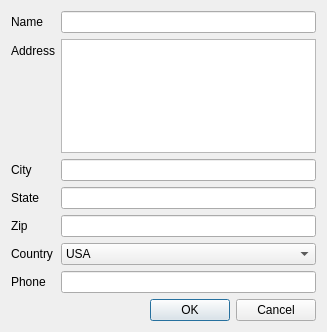
<?xml version="1.0" encoding="UTF-8"?>
<ui version="4.0">
 <class>AddressForm</class>
 <widget class="QDialog" name="AddressForm">
  <property name="geometry">
   <rect>
    <x>0</x>
    <y>0</y>
    <width>327</width>
    <height>332</height>
   </rect>
  </property>
  <property name="windowTitle">
   <string>Address Form</string>
  </property>
  <layout class="QVBoxLayout" name="verticalLayout">
   <item>
    <layout class="QFormLayout" name="formLayout">
     <item row="0" column="0">
      <widget class="QLabel" name="label">
       <property name="text">
        <string>Name</string>
       </property>
      </widget>
     </item>
     <item row="0" column="1">
      <widget class="QLineEdit" name="lineEdit"/>
     </item>
     <item row="1" column="0">
      <widget class="QLabel" name="label_2">
       <property name="text">
        <string>Address</string>
       </property>
      </widget>
     </item>
     <item row="2" column="0">
      <widget class="QLabel" name="label_3">
       <property name="text">
        <string>City</string>
       </property>
      </widget>
     </item>
     <item row="2" column="1">
      <widget class="QLineEdit" name="cityEdit"/>
     </item>
     <item row="3" column="0">
      <widget class="QLabel" name="stateLabel">
       <property name="text">
        <string>State</string>
       </property>
      </widget>
     </item>
     <item row="3" column="1">
      <widget class="QLineEdit" name="stateEdit"/>
     </item>
     <item row="4" column="0">
      <widget class="QLabel" name="zipLabel">
       <property name="text">
        <string>Zip</string>
       </property>
      </widget>
     </item>
     <item row="4" column="1">
      <widget class="QLineEdit" name="zipEdit"/>
     </item>
     <item row="5" column="0">
      <widget class="QLabel" name="label_6">
       <property name="text">
        <string>Country</string>
       </property>
      </widget>
     </item>
     <item row="5" column="1">
      <widget class="QComboBox" name="countryCombo">
       <item>
        <property name="text">
         <string>USA</string>
        </property>
       </item>
       <item>
        <property name="text">
         <string>Canada</string>
        </property>
       </item>
       <item>
        <property name="text">
         <string>United Kingdom</string>
        </property>
       </item>
      </widget>
     </item>
     <item row="1" column="1">
      <widget class="QTextEdit" name="textEdit"/>
     </item>
     <item row="6" column="0">
      <widget class="QLabel" name="label_4">
       <property name="text">
        <string>Phone</string>
       </property>
      </widget>
     </item>
     <item row="6" column="1">
      <widget class="QLineEdit" name="phoneEdit"/>
     </item>
    </layout>
   </item>
   <item>
    <widget class="QDialogButtonBox" name="buttonBox">
     <property name="orientation">
      <enum>Qt::Horizontal</enum>
     </property>
     <property name="standardButtons">
      <set>QDialogButtonBox::Cancel|QDialogButtonBox::Ok</set>
     </property>
    </widget>
   </item>
  </layout>
 </widget>
 <tabstops>
  <tabstop>lineEdit</tabstop>
  <tabstop>textEdit</tabstop>
  <tabstop>cityEdit</tabstop>
  <tabstop>stateEdit</tabstop>
  <tabstop>zipEdit</tabstop>
  <tabstop>countryCombo</tabstop>
  <tabstop>phoneEdit</tabstop>
  <tabstop>buttonBox</tabstop>
 </tabstops>
 <resources/>
 <connections>
  <connection>
   <sender>buttonBox</sender>
   <signal>accepted()</signal>
   <receiver>AddressForm</receiver>
   <slot>accept()</slot>
   <hints>
    <hint type="sourcelabel">
     <x>248</x>
     <y>254</y>
    </hint>
    <hint type="destinationlabel">
     <x>157</x>
     <y>274</y>
    </hint>
   </hints>
  </connection>
  <connection>
   <sender>buttonBox</sender>
   <signal>rejected()</signal>
   <receiver>AddressForm</receiver>
   <slot>reject()</slot>
   <hints>
    <hint type="sourcelabel">
     <x>316</x>
     <y>260</y>
    </hint>
    <hint type="destinationlabel">
     <x>286</x>
     <y>274</y>
    </hint>
   </hints>
  </connection>
 </connections>
</ui>
